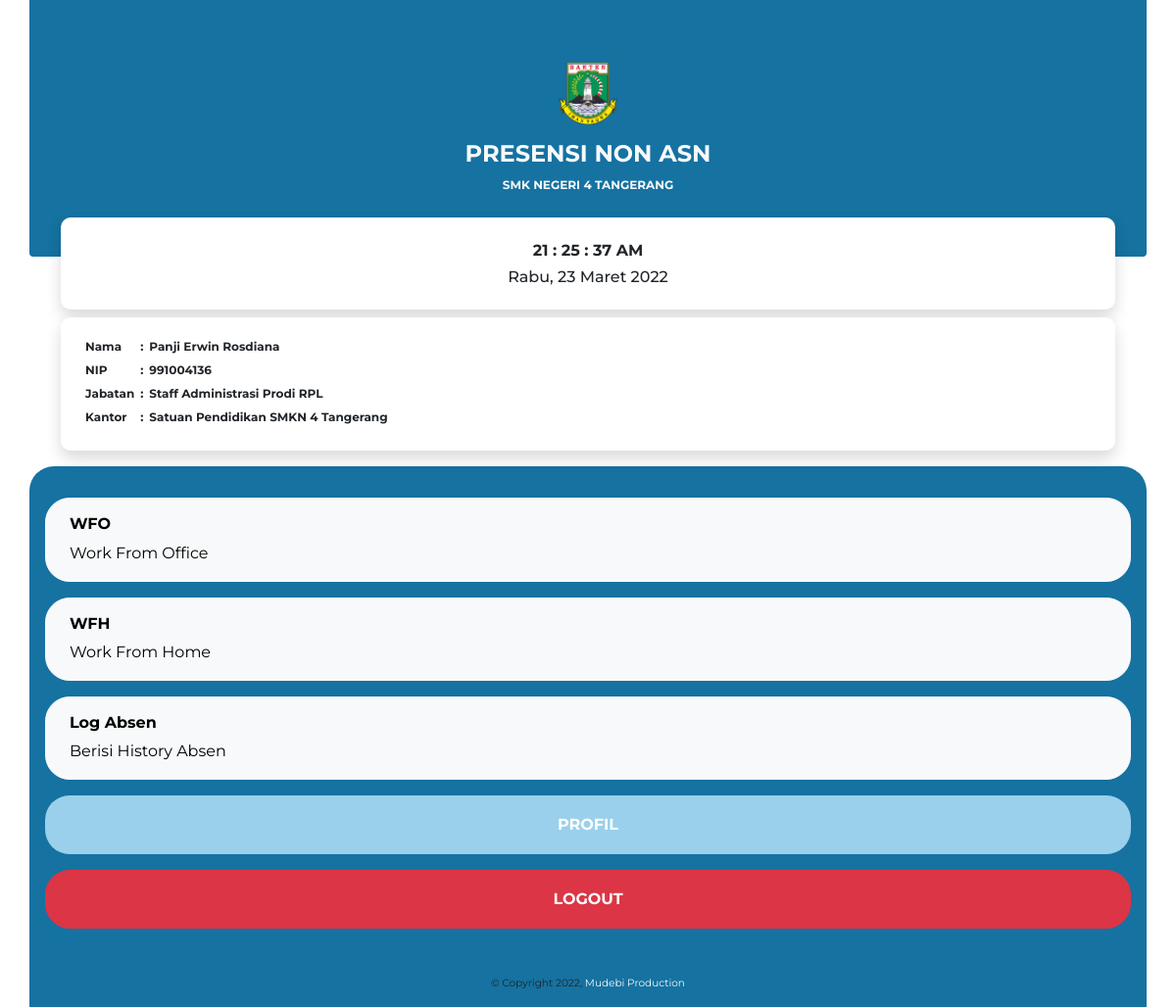
The page /pegawai/dashboard.php (signed in) on the database its author committed.
### tables this page shows
CREATE TABLE `data_pegawai` (
  `nip` varchar(10) NOT NULL,
  `nama` varchar(50) NOT NULL,
  `jabatan` varchar(100) NOT NULL,
  `status_pegawai` enum('1','2') NOT NULL,
  `pass` varchar(25) NOT NULL,
  `level` enum('1','2') NOT NULL
);

### pegawai/dashboard.php (the view, shortened to what this page needs)
<?php
include '../layout/header.php';
?>
<div class="container mb-3">
   <div class="row">
      <div class="col px-0">
         <div class="p-5 bg-info rounded-bottom">
            <div class="container-fluid py-3">
               <div class="text-center text-light">
                  <img src="../img/banten-logo.png" class="img-fluid mb-3 logo" alt="">
                  <h4 class="fw-bold">PRESENSI NON ASN</h4>
                  <label class="fw-bold">SMK NEGERI 4 TANGERANG</label>
               </div>
            </div>
         </div>
      </div>
   </div>
   <div class="row mx-2 mb-2" style="margin-top: -40px;">
      <div class="col">
         <div class="card text-center radius-10 shadow pt-2">
            <div class="card-body">
               <h6 class="fw-bold" id="jam"></h6>
               <h6 id="tanggal"></h6>
            </div>
         </div>
      </div>
   </div>
   <div class="row mx-2">
      <div class="col">
         <div class="card p-1 radius-10 shadow">
            <div class="card-body">
               <table class="cap">
                  <tbody>
                     <tr>
                        <td>
                           Nama
                        </td>
                        <td>:</td>
                        <td class="cap">
                           <?= $nama; ?>
                        </td>
                     </tr>
                     <tr>
                        <td>NIP</td>
                        <td>:</td>
                        <td><?= $data->nip; ?></td>
                     </tr>
                     <tr>
                        <td>Jabatan</td>
                        <td>:</td>
                        <td><?= $data->jabatan; ?></td>
                     </tr>
                     <tr>
                        <td>Kantor</td>
                        <td>:</td>
                        <td>Satuan Pendidikan SMKN 4 Tangerang</td>
                     </tr>
                  </tbody>
               </table>
            </div>
         </div>
      </div>
   </div>
</div>
<div class="container py-4 bg-info" style="border-radius: 25px 25px 0px 0px;">
   <?php
   $tanggal_now = date("Y-m-d");
   $query_cek_absen = mysqli_query($koneksi, "SELECT * FROM absen WHERE nip='$data->nip' AND tanggal = '$tanggal_now' ORDER BY id ASC LIMIT 1");
   $data_cek = mysqli_fetch_object($query_cek_absen);
   $cek = mysqli_num_rows($query_cek_absen);
   if ($cek > 0) {
      if ($data_cek->jenis_absen == "1") {
         include 'wfo.php';
      } elseif ($data_cek->jenis_absen == "2") {
         include 'wfh.php';
      }
   } else {
      include 'wfo.php';
      include 'wfh.php';
   }
   ?>
   <div class="row px-3 py-2">
      <div class="col">
         <div class="row">
            <button onclick="document.location='log-absen.php'" class="btn btn-light w-100 text-start px-4 py-3" style="border-radius: 25px;" data-bs-toggle="modal">
               <h6 class="fw-bold">Log Absen</h6>
               <label>Berisi History Absen</label>
            </button>
         </div>
      </div>
   </div>
   <div class="row px-3 py-2">
      <div class="col">
         <div class="row">
            <button onclick="document.location='profil.php'" class="btn btn-secondary w-100" style="height: 60px; border-radius: 25px;" data-bs-toggle="modal" data-bs-target="#settingModal">
               <h6 class="fw-bold m-0">PROFIL</h6>
            </button>
         </div>
      </div>
   </div>
   <div class="row px-3 py-2">
      <div class="col mb-5">
         <div class="row">
            <button onclick="document.location='../logout.php'" class="btn btn-danger w-100" style="height: 60px; border-radius: 25px;" data-bs-toggle="modal" data-bs-target="#settingModal">
               <h6 class="fw-bold m-0">LOGOUT</h6>
            </button>
         </div>
      </div>
   </div>
</div>
<?php include '../layout/footer.php' ?>

### style.css (style rules this page uses)
body { font-size: 12px; font-family: "Montserrat", sans-serif; }
.body-img { background-image: url(img/background.jpg); background-size: cover; width:50px; width: 100%; }
.bg-info { background-color: #1572A1 !important; }
.btn-secondary { background-color: #9AD0EC !important; border: 0px; }
td { padding-bottom: 5px; padding-left: 5px; font-weight: bold; }
.radius-10 { border-radius: 10px !important; }
.card { border: 0px; }
.logo { width: 60px !important; }
.cap { text-transform: capitalize; }

### rows shown on the page
data_pegawai: nama "Panji Erwin Rosdiana", nip "991004136", jabatan "Staff Administrasi Prodi RPL"
